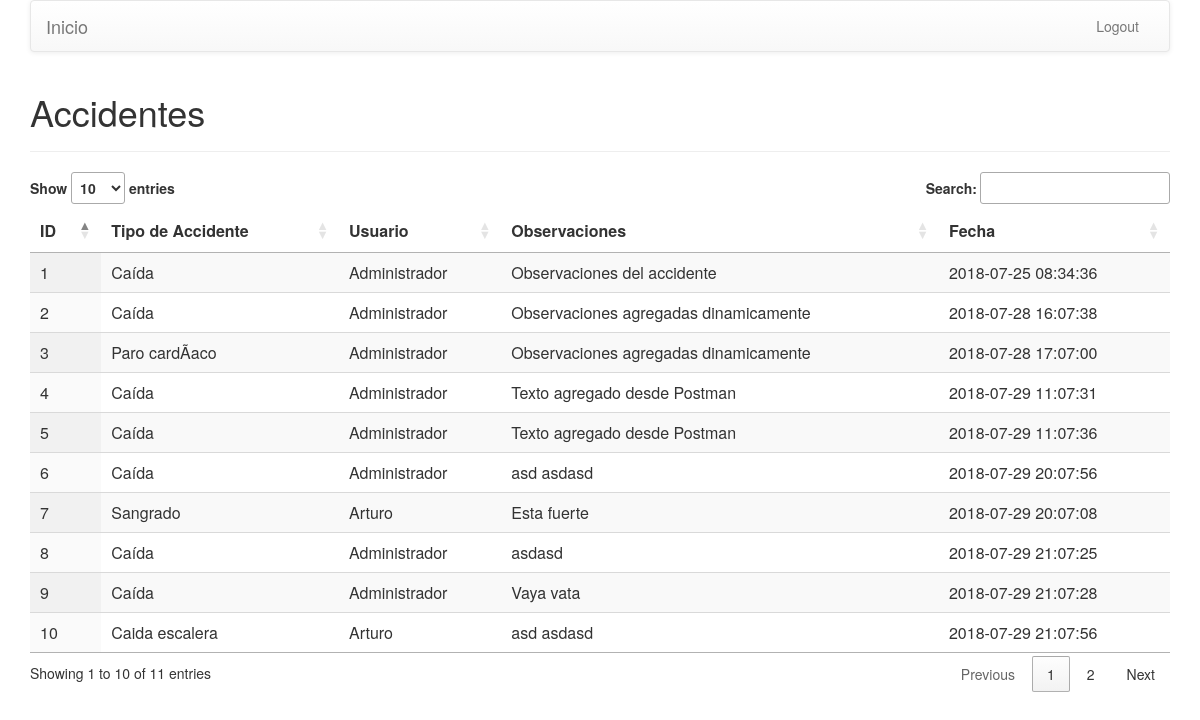
/site/admin/accident/list.php (signed in), run on the app's committed database.
### tables this page shows
CREATE TABLE `accident` (
  `id` int(11) NOT NULL,
  `id_type_accident` int(11) NOT NULL,
  `id_user` int(11) NOT NULL,
  `observations` text,
  `datetime` datetime NOT NULL
);

CREATE TABLE `type_accident` (
  `id` int(11) NOT NULL,
  `name` varchar(255) NOT NULL,
  `nickname` varchar(255) NOT NULL
);

CREATE TABLE `user` (
  `id` int(11) NOT NULL,
  `name` text,
  `username` varchar(255) NOT NULL,
  `password` varchar(255) NOT NULL
);

### models/Accident.php (called while the page is built, shortened)
<?php
require_once('ModelAbstract.php');
require_once('TypeAccident.php');
require_once('User.php');
class Accident extends ModelAbstract{
    function __construct(){
        $this->table = 'accident';
    }
    public function getList(){
        $return = [];
        $data = $this->passQuery('SELECT * FROM ' . $this->table);
        if ($data->num_rows > 0) {
            while($row = $data->fetch_assoc()) {
                $type = new TypeAccident();
                $row['TypeAccident'] = $type->find( $row['id_type_accident'] );
                $user = new User();
                $row['User'] = $user->find( $row['id_user'] );
                $return[] = $row;
            }
        }
        return $return;
    }
}

### models/Connection.php (called while the page is built, shortened)
<?php
class Connection{
    private $connection;
    private $host = '127.0.0.1';
    private $user = 'root';
    private $pass = 'root';
    private $db = 'clinic';
    function __construct(){
        $this->connection = new \mysqli($this->host, $this->user, $this->pass, $this->db);
        mysqli_set_charset($this->connection,"utf8");
    }
    function query($query){
        try{
            return $this->connection->query($query);
        }catch( Exception $e){
            echo $e->errorMessage();
        }
    }
}

### models/ModelAbstract.php (called while the page is built, shortened)
<?php
include_once('Connection.php');
abstract class ModelAbstract{
    protected $connection;
    protected $table = 'accident';
    protected function passQuery($query){
        $result = $this->connection->query($query);
        return $result;
    }
    protected function closeConnection(){
        return $this->connection->close();
    }
    protected function openConnection(){
        return $this->connection = new Connection();
    }
    public function find($id){
        $data = $this->passQuery('SELECT * FROM ' . $this->table . ' WHERE id=' . $id);
        if ($data->num_rows > 0) {
            $return = [];
            while($row = $data->fetch_assoc()) {
                $return[] = $row;
            }
            return $return[0];
        }
        return [];
    }
}

### models/TypeAccident.php (called while the page is built, shortened)
<?php
require_once('ModelAbstract.php');
class TypeAccident extends ModelAbstract {
    function __construct(){
        $this->table = 'type_accident';
    }
}

### models/User.php (called while the page is built, shortened)
<?php
require_once('ModelAbstract.php');
class User extends ModelAbstract{
    function __construct(){
        $this->table = 'user';
    }
}

### site/admin/accident/list.php (the view, shortened to what this page needs)
<?php
    include_once '../../../models/Accident.php';
    $class = new Accident();
    $accidents = $class->getList();
?>
<html>
    <head>
        <link rel="stylesheet" type="text/css" href="https://cdn.datatables.net/1.10.19/css/jquery.dataTables.css">
        <link rel="stylesheet" href="https://maxcdn.bootstrapcdn.com/bootstrap/3.3.7/css/bootstrap.min.css">
        <link rel="stylesheet" href="https://maxcdn.bootstrapcdn.com/bootstrap/3.3.7/css/bootstrap-theme.min.css">
    </head>
    <body>
        <div class="container">
            <nav class="navbar navbar-default">
                <div class="container-fluid">
                    <div class="navbar-header">
                        <a class="navbar-brand" href="../../index.php">Inicio</a>
                    </div>
                    <div class="collapse navbar-collapse" id="bs-example-navbar-collapse-1">
                        <ul class="nav navbar-nav navbar-right">
                            <li><a href="../../logout.php">Logout</a></li>
                        </ul>
                    </div>
                </div>
            </nav>
            <div class="page-header">
                <h1>Accidentes</h1>
            </div>
            <table id="table" class="display" style="width:100%">
                <thead>
                    <tr>
                        <th>ID</th>
                        <th>Tipo de Accidente</th>
                        <th>Usuario</th>
                        <th>Observaciones</th>
                        <th>Fecha</th>
                    </tr>
                </thead>
                <tbody>
                    <?php
                    foreach ($accidents as $accident) {
                        echo "<tr>";
                        echo "<td>" . $accident['id'] . "</td>";
                        echo "<td>" . $accident['TypeAccident']['name'] . "</td>";
                        echo "<td>" . $accident['User']['name'] . "</td>";
                        echo "<td>" . $accident['observations'] . "</td>";
                        echo "<td>" . $accident['datetime'] . "</td>";
                        echo "</tr>";
                    }
                    ?>
                </tbody>
            </table>
        </div>
    </body>
</html>

### data on the page
accident: id "1", id_type_accident.name "Caída", id_user.name "Administrador", observations "Observaciones del accidente", datetime "2018-07-25 08:34:36"
accident: id "2", id_type_accident.name "Caída", id_user.name "Administrador", observations "Observaciones agregadas dinamicamente", datetime "2018-07-28 16:07:38"
accident: id "3", id_type_accident.name "Paro cardÃ­aco", id_user.name "Administrador", observations "Observaciones agregadas dinamicamente", datetime "2018-07-28 17:07:00"
accident: id "4", id_type_accident.name "Caída", id_user.name "Administrador", observations "Texto agregado desde Postman", datetime "2018-07-29 11:07:31"
accident: id "5", id_type_accident.name "Caída", id_user.name "Administrador", observations "Texto agregado desde Postman", datetime "2018-07-29 11:07:36"
accident: id "6", id_type_accident.name "Caída", id_user.name "Administrador", observations "asd asdasd", datetime "2018-07-29 20:07:56"
accident: id "7", id_type_accident.name "Sangrado", id_user.name "Arturo", observations "Esta fuerte", datetime "2018-07-29 20:07:08"
accident: id "8", id_type_accident.name "Caída", id_user.name "Administrador", observations "asdasd", datetime "2018-07-29 21:07:25"
accident: id "9", id_type_accident.name "Caída", id_user.name "Administrador", observations "Vaya vata", datetime "2018-07-29 21:07:28"
accident: id "10", id_type_accident.name "Caida escalera", id_user.name "Arturo", observations "asd asdasd", datetime "2018-07-29 21:07:56"
